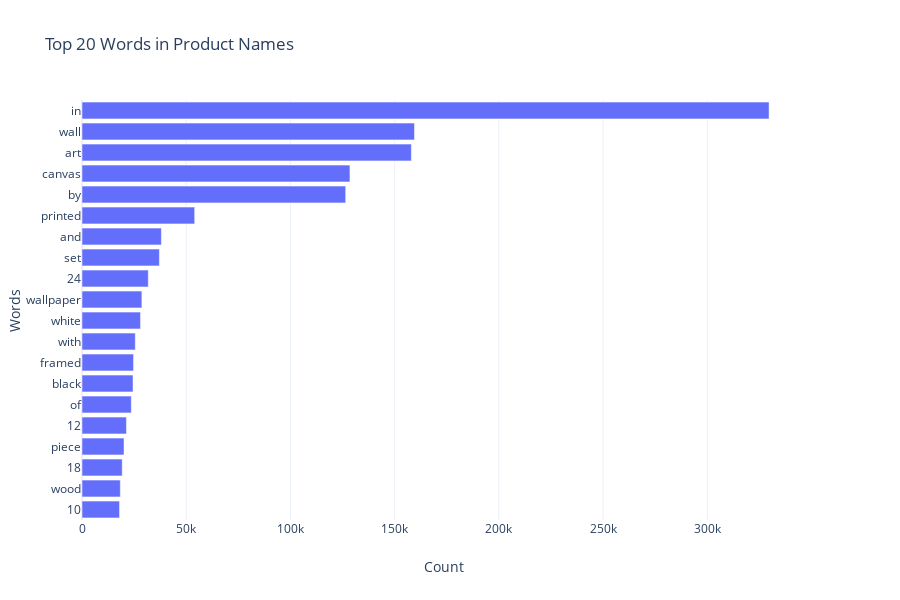

The code cell stored with this chart in its notebook:
### Code cell
# View Top Words in Product Names

fig = px.bar(df1, x='Count', y='Words', orientation='h', title='Top 20 Words in Product Names')
fig.show()
#pd.DataFrame(df1.groupby('Product_name').sum()['count'].sort_values()).plot(kind='barh', y='count', title="Top 20 words in Product Names");

### Figure 1 — Plotly figure (JSON) as saved in the notebook; plotly's stock layout.template omitted (floating-point values rounded to 4 significant figures)
{"data": [{"alignmentgroup": "True", "hoverlabel": {"namelength": 0}, "hovertemplate": "Count=%{x}<br>Words=%{y}", "legendgroup": "", "marker": {"color": "#636efa"}, "name": "", "offsetgroup": "", "orientation": "h", "showlegend": false, "textposition": "auto", "type": "bar", "x": [18015, 18381, 19303, 20164, 21322, 23653, 24479, 24731, 25568, 28077, 28722, 31802, 37129, 38088, 54059, 126512, 128551, 158028, 159510, 329633], "xaxis": "x", "y": ["10", "wood", "18", "piece", "12", "of", "black", "framed", "with", "white", "wallpaper", "24", "set", "and", "printed", "by", "canvas", "art", "wall", "in"], "yaxis": "y"}], "layout": {"barmode": "relative", "height": 600, "legend": {"tracegroupgap": 0}, "title": {"text": "Top 20 Words in Product Names"}, "xaxis": {"anchor": "y", "domain": [0, 0.98], "title": {"text": "Count"}}, "yaxis": {"anchor": "x", "domain": [0, 1], "title": {"text": "Words"}}}}
